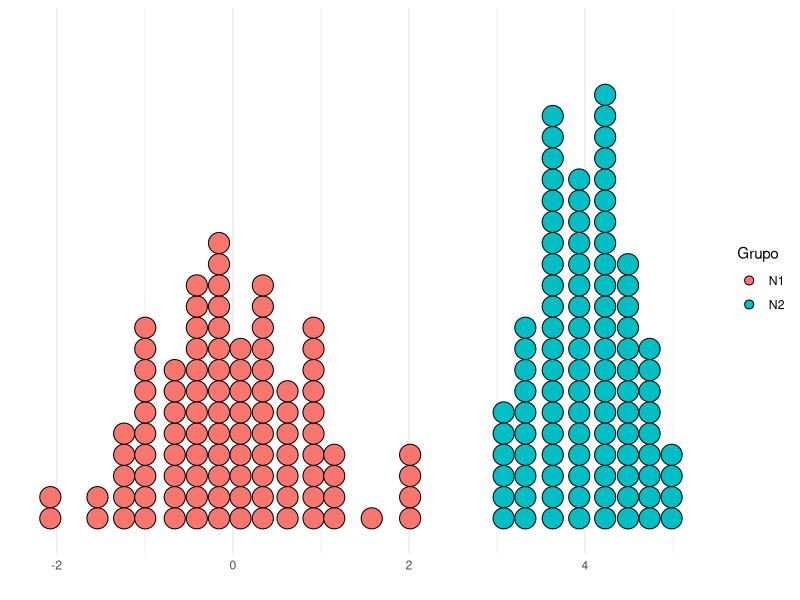
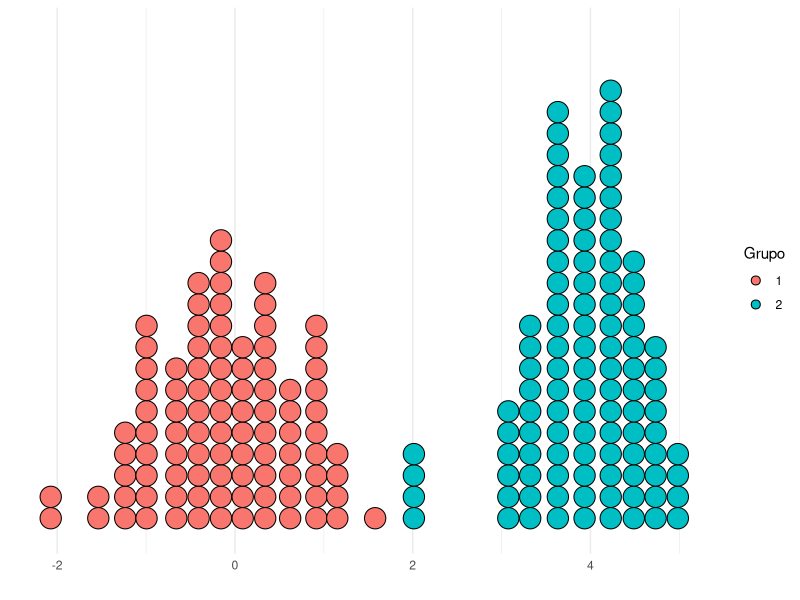
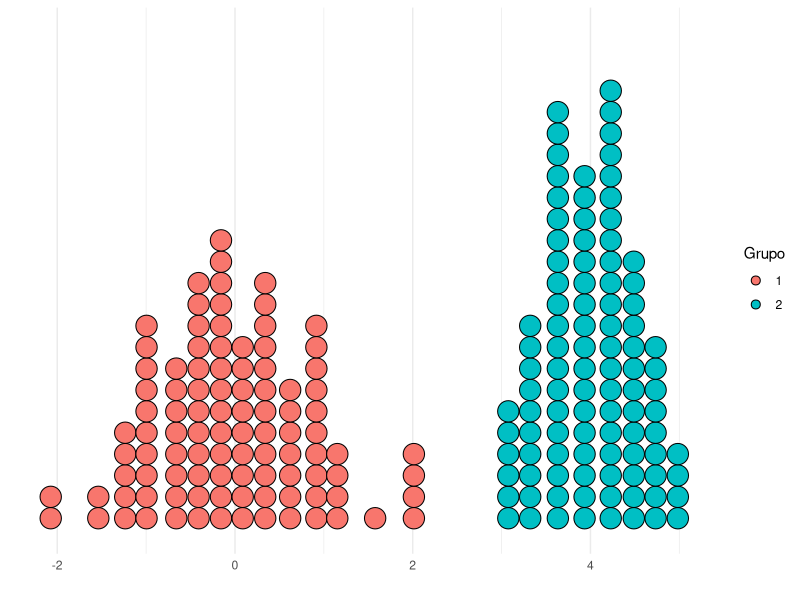

These charts were generated, in order, by the following R code:
##-----Kmean algorithm  unique variable-----##


#load library
library(dplyr)
library(ggplot2)


#1- For programming propouse I create two samples of a normal random variable, the first one called N1 is a random sample 
#for a normal random variable with mean=0 and variance=1, the second one called N2 is a random sample for a normal random variable
# with mean=4 and variance=0.5. 

set.seed(12)
N1 <- rnorm(100,mean=0, sd=1)
type1 <- rep(1,100)
type2 <- rep(2,100)
N2 <- rnorm(100,mean=4, sd=0.5)

# then I create a dataframe named data that contains the variable and the type of data (1 if it comes from the sample N1 or 2 if it comens
#from the sambple N2)

data<-c(N1,N2)
type<-c(type1,type2)
data <- as.data.frame(cbind(data,type))
data$type <- as.factor(as.character(data$type))

# we plot both samples wwith different color to see the graphic representation of this two groups.  They are quite different
 

b <-ggplot(data, aes(x =data, fill=factor(type)))
b + geom_dotplot() +scale_y_continuous(NULL, breaks = NULL)+labs(x="")+theme_minimal()+ scale_fill_discrete(name = "Grupo", labels=c("N1", "N2"))

# the results whit the R function kmeans are the following:

data_ov <- data$data #We define a data frame data_ov (only variable) without the type
x<- as.data.frame(data_ov)

## we try with the kmeans command in R and 2 clusters

trial<-kmeans(x,2, iter.max=19900) #store the results in trial
data$cluster_ral<-trial$cluster #add to the data the classification obtained by the algorithm (variable= cluster_ral = cluster r algorithm)

c <-ggplot(data, aes(x =data, fill=factor(cluster_ral))) # we plot the data with the cluster classification obtained by the R k-means algorithm
c + geom_dotplot() +scale_y_continuous(NULL, breaks = NULL)+labs(x="")+theme_minimal()+ scale_fill_discrete(name = "Grupo", labels=c("1", "2"))


#there are 4 points that are not correctly classified

##--- Function for only one variable---

kmeans_one<-function(k,x, it=10){
  
  if(class(k)!="numeric"){
    print("number of clusters must be numeric")
    
  } 
  if(class(x)=="matrix"){
    x<-as.data.frame(x)
  }
  if(class(x)!="data.frame"){
    print("x must be a matrix or a data.frame")
    
  }
  seq_it<-1:it
  z <- 0
  withind <- rep(NA,k)
  finalcluster<-matrix(0,nrow=nrow(data), ncol=1)
  finalcenters <- rep(NA,k)
  distance <- matrix(0, nrow=nrow(x), ncol=k)
  cluster <- matrix(0, nrow=nrow(x), ncol=1)
  mincriterio<-NA
  while(z<it){
    z=z+1
    centers <-sample(x[,1], size=k) 
    
    for (n in 1:k){
      for (j in 1:nrow(distance)){
        distance[j,n] <- x[j,1]-centers[n]
      }}
    seq1 <- 1:(k-1)
    for (n in seq1){
      for (j in 1:nrow(distance)){
        cluster[j,1]<- which.min(abs(distance[j,]))
      }
    }
    
    withind_temp <-colSums(distance^2)
    mincriterio_temp <-sum(withind_temp)
    if(mincriterio_temp<=mincriterio|is.na(mincriterio)==TRUE){
      finalcluster<-cluster
      finalcenters<-centers
      withind<-withind_temp
      mincriterio<-mincriterio_temp 
      
    }else{
      finalcluster<-finalcluster
      withind<-withind
      mincriterio<-mincriterio
      finalcenters<-finalcenters
    }
    
  }

  results<<-list(centers=finalcenters, clusters=finalcluster, k=k, max.it=it, z=z, data=x)
  
}



# we try the function with k=2 and 10 iterations(default)

 kmeans_one(2,x)
# graph to see the difference  in classification with the base algorithm


data$finalcluster<-results$clusters


d <-ggplot(data, aes(x =data, fill=factor(finalcluster)))
d + geom_dotplot() +scale_y_continuous(NULL, breaks = NULL)+labs(x="")+theme_minimal()+ scale_fill_discrete(name = "Grupo", labels=c("1", "2"))


